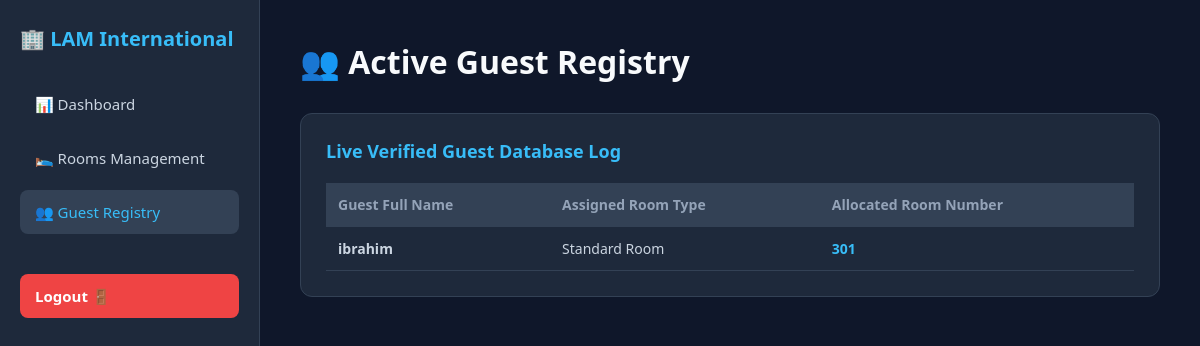
The app's page /guests (signed in) with its own data.
### tables this page shows
CREATE TABLE bookings (
            id INTEGER PRIMARY KEY AUTOINCREMENT,
            guest_name TEXT,
            room_type TEXT,
            room_number TEXT,
            nights INTEGER,
            payment_status TEXT DEFAULT 'Unpaid',
            status TEXT DEFAULT 'Confirmed'
        );

### app.py (the view)
@app.route('/guests')
def guest_registry():
    if 'staff_user' not in session:
        return redirect(url_for('staff_login'))
    conn = get_db_connection()
    cursor = conn.cursor()
    cursor.execute("SELECT guest_name, room_type, room_number FROM bookings WHERE status='Confirmed'")
    raw_guests = cursor.fetchall()
    guests = [{'guest_name': g['guest_name'], 'room_type': g['room_type'], 'room_number': g['room_number']} for g in raw_guests]
    cursor.close()
    conn.close()
    return render_template('guest_registry.html', guests=guests)

### app.py (called while the page is built)
def get_db_connection():
    conn = sqlite3.connect(DATABASE_PATH)
    conn.row_factory = sqlite3.Row
    return conn

### templates/guest_registry.html (shortened to what this page needs)
<!DOCTYPE html>
<html lang="en">
<head>
</head>
<body>
    <div class="sidebar">
        <div style="font-size: 20px; font-weight: 700; color: #38bdf8;">🏢 LAM International</div>
        <ul class="menu-list">
            <a class="menu-item" href="/dashboard">📊 Dashboard</a>
            <a class="menu-item" href="/rooms">🛌 Rooms Management</a>
            <a class="menu-item active" href="/guests">👥 Guest Registry</a>
            <a class="menu-item" style="background:#ef4444; color:white; margin-top: 30px; text-align:center; font-weight:600;" href="/logout">Logout 🚪</a>
        </ul>
    </div>
    <div class="main-content">
        <h1>👥 Active Guest Registry</h1>
        <div class="box">
            <h2>Live Verified Guest Database Log</h2>
            <table>
                <thead>
                    <tr>
                        <th>Guest Full Name</th>
                        <th>Assigned Room Type</th>
                        <th>Allocated Room Number</th>
                    </tr>
                </thead>
                <tbody>
                    {% for guest in guests %}
                    <tr>
                        <td><strong>{{ guest['guest_name'] }}</strong></td>
                        <td>{{ guest['room_type'] }}</td>
                        <td style="color:#38bdf8; font-weight:600;">{{ guest['room_number'] }}</td>
                    </tr>
                    {% else %}
                    <tr><td colspan="3" style="text-align:center; color:#94a3b8;">No active checked-in hotel guests found in current database records.</td></tr>
                    {% endfor %}
                </tbody>
            </table>
        </div>
    </div>
</body>
</html>

### templates/guest_registry.html (style rules this page uses)
* { margin: 0; padding: 0; box-sizing: border-box; font-family: 'Segoe UI', sans-serif; }
body { display: flex; background: #0f172a; color: #f8fafc; min-height: 100vh; }
.sidebar { width: 260px; background: #1e293b; padding: 25px 20px; display: flex; flex-direction: column; border-right: 1px solid #334155; }
.menu-list { list-style: none; display: flex; flex-direction: column; gap: 10px; margin-top: 30px; }
.menu-item { padding: 12px 15px; border-radius: 8px; color: #cbd5e1; text-decoration: none; display: flex; align-items: center; gap: 12px; font-size: 15px; }
.menu-item:hover, .menu-item.active { background: #334155; color: #38bdf8; }
.main-content { flex: 1; padding: 40px; }
.box { background: #1e293b; padding: 25px; border-radius: 12px; border: 1px solid #334155; margin-top: 30px; }
h2 { color: #38bdf8; margin-bottom: 20px; font-size: 18px; font-weight: 600; }
table { width: 100%; border-collapse: collapse; font-size: 14px; }
th, td { padding: 12px; border-bottom: 1px solid #334155; text-align: left; }
th { color: #94a3b8; background: #334155; }
td { color: #cbd5e1; }

### records on screen
bookings: guest_name "ibrahim", room_type "Standard Room", room_number "301"
